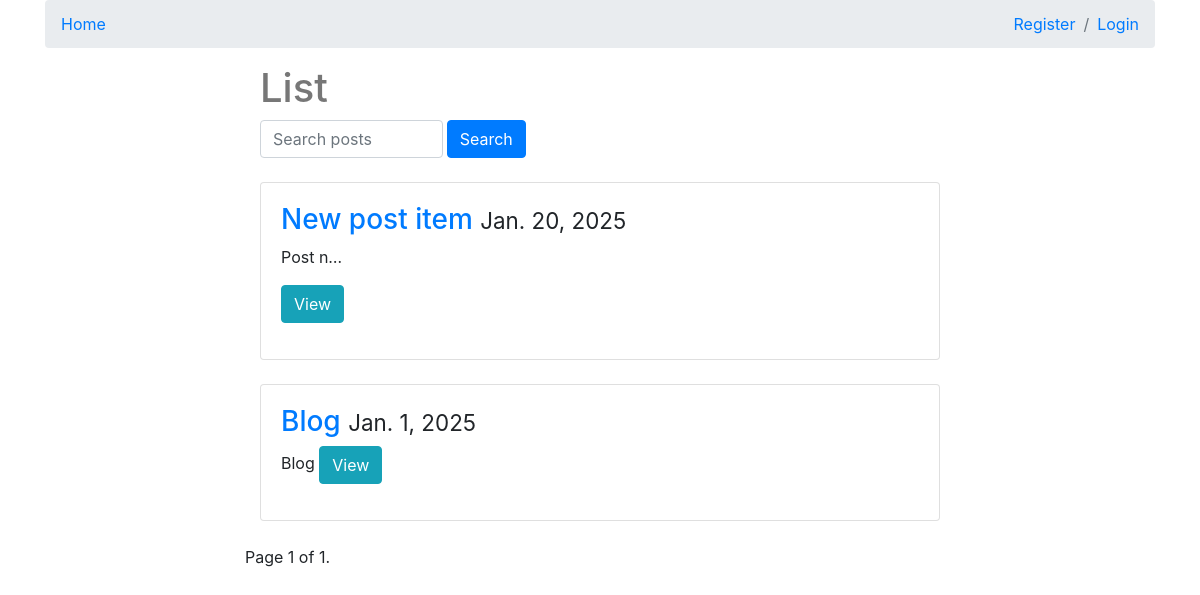
/, run on an earlier commit of the app's database.
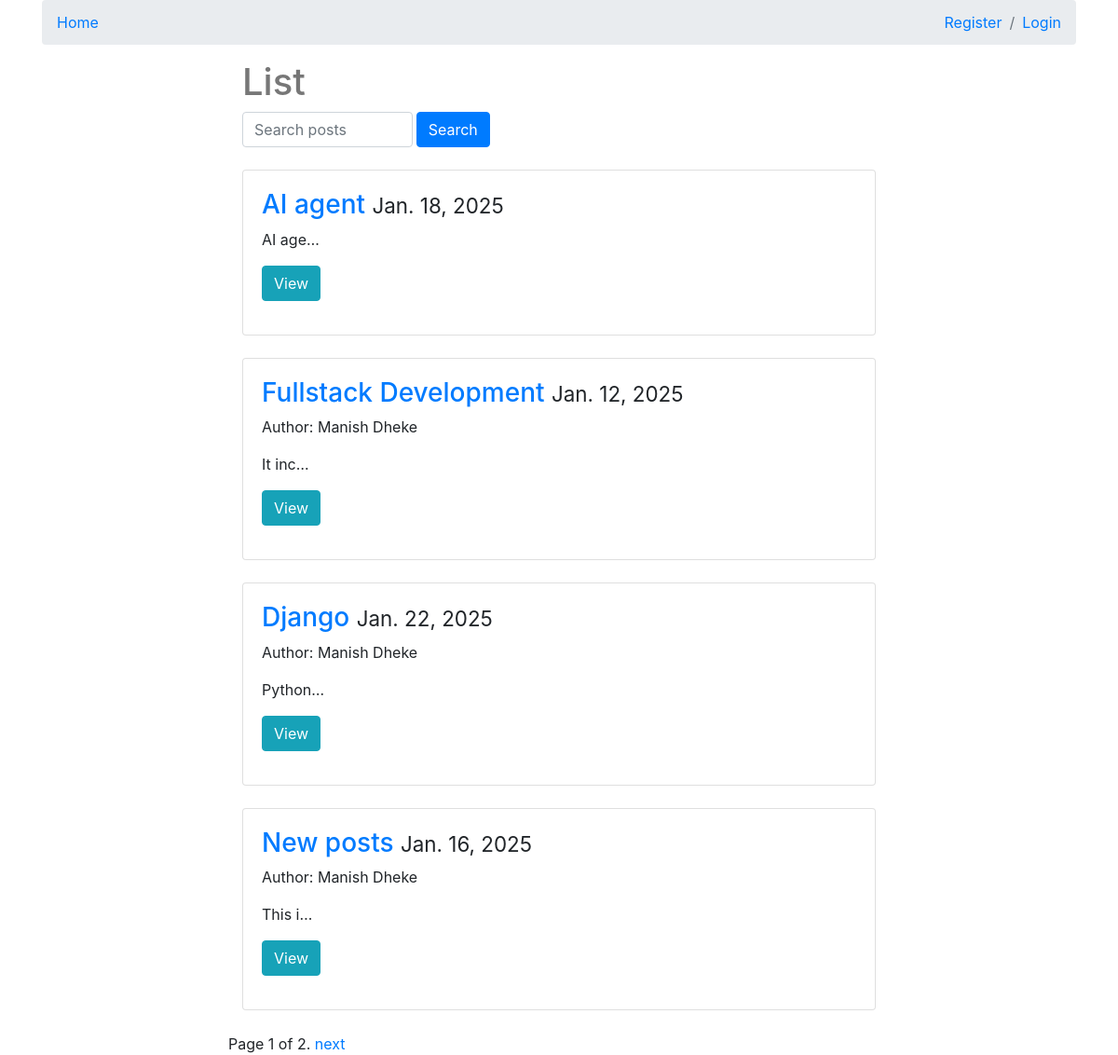
And on a later commit of the database.
### posts/models.py (models this page shows, shortened)
class Post(models.Model):
    user = models.ForeignKey(settings.AUTH_USER_MODEL, on_delete=models.CASCADE, default=1)
    title = models.CharField(max_length=30)
    slug = models.SlugField(unique=True, blank=True)
    image = models.ImageField(upload_to=upload_location,
            null=True,
            blank=True,
            width_field="width_field",
            height_field="height_field")
    height_field = models.IntegerField(null=True, blank=True)
    width_field = models.IntegerField(null=True, blank=True)
    content = models.TextField()
    draft = models.BooleanField(default=False)
    publish = models.DateField(auto_now=False, auto_now_add=False)
    read_time =  models.IntegerField(default=0) #models.TimeField(null=True, blank=True) # assume minutes
    updated = models.DateTimeField(auto_now=True, auto_now_add=False)
    timestamp = models.DateTimeField(auto_now=False, auto_now_add=True)
    objects = PostManager() # Linking model manager to our model
    def get_markdown(self):
        content = self.content
        markdown_text = markdown(content)
        return mark_safe(markdown_text)
    class Meta:
        ordering = ["-timestamp", "-updated"]

### posts/views.py (the view, shortened to what this page needs)
# urls.py: path('', post_list, name='list'),
def post_list(request):
    today = timezone.now().date()
    queryset_list = Post.objects.active()
    if request.user.is_authenticated:
        queryset_list = Post.objects.all() # Can see everything including draft, if user is authenticated
    query = request.GET.get("q") # Q = complex lookups
    paginator = Paginator(queryset_list, 4)
    page_number = request.GET.get("page")
    queryset = paginator.get_page(page_number)
    context = {
            "object_list": queryset,
            "title": "List",
            "today": today
        }
    return render(request, 'posts/post_list.html', context)

### posts/models.py (called while the page is built)
    def active(self, *args, **kwargs):
        return super(PostManager, self).filter(draft=False).filter(publish__lte=timezone.now())

### posts/templates/posts/post_list.html (shortened to what this page needs)
{% extends "posts/base.html" %}
{% block content %}
<div class='col-sm-8 offset-sm-2'>
        <div class="col-md-8">
            <h1>{{ title }}</h1>
        </div>
        <div class="col-md-5 ">
            <form method='GET' action='' class="d-flex">
                    <input class='form-control' type='text' name='q' class="form-control me-2" placeholder='Search posts' value='{{ request.GET.q }}' />
                    <input  type='submit' value='Search' class="btn btn-primary" style="margin-left: 4px;" />
            </form>
        </div> <br/>
    {% for obj in object_list %}
    <div class="col-sm-12  mb-4">
        <div class="card">
            <div class="card-body  post-detail-item" >
                <h3>
                    <a href="{% url 'posts:detail' slug=obj.slug %}">{{ obj.title }}</a> <small>{{ obj.publish }} </small>
                </h3>
                {% if obj.user.get_full_name %} <p>Author: {{ obj.user.get_full_name }}</p> {% endif %}
                {{ obj.get_markdown|truncatechars:10 }}
            <p> <a href="{% url 'posts:detail' slug=obj.slug %}" class="btn btn-info" role="button">View</a></p>
            </div>
        </div>
    </div>
    {% endfor %}
    <div class="pagination">
        <span class="step-links">
            <span class="current">
                Page {{object_list.number }} of {{object_list.paginator.num_pages }}.
            </span>
            {% if object_list.has_next %}
                <a href="?page={{object_list.next_page_number }}{% if request.GET.q %}&q={{ request.GET.q }}{% endif %}">next</a>
            {% endif %}
        </span>
    </div>
</div>
{% endblock content %}

What changed in the data, as far as the page shows it:
no longer on this page (row unchanged): Post: title "New post item", publish "Jan. 20, 2025", get_markdown "Post n…"
no longer on this page (row unchanged): Post: title "Blog", publish "Jan. 1, 2025", get_markdown "Blog"
added Post: title "AI agent", publish "Jan. 18, 2025", get_markdown "AI age…"
added Post: title "Fullstack Development", publish "Jan. 12, 2025", user.get_full_name "Manish Dheke", get_markdown "It inc…"
added Post: title "Django", publish "Jan. 22, 2025", user.get_full_name "Manish Dheke", get_markdown "Python…"
added Post: title "New posts", publish "Jan. 16, 2025", user.get_full_name "Manish Dheke", get_markdown "This i…"
Also different on the page:
{{ object_list.paginator.num_pages }}: "1" → "2"
text now shown: "next"
